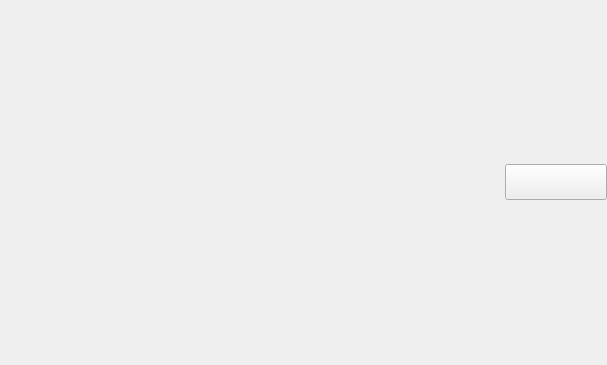
<?xml version="1.0" encoding="UTF-8"?>
<ui version="4.0">
 <class>KwreInfoWidget</class>
 <widget class="QWidget" name="KwreInfoWidget">
  <property name="geometry">
   <rect>
    <x>0</x>
    <y>0</y>
    <width>607</width>
    <height>365</height>
   </rect>
  </property>
  <property name="windowTitle">
   <string>Form</string>
  </property>
  <layout class="QHBoxLayout" name="horizontalLayout">
   <property name="spacing">
    <number>8</number>
   </property>
   <property name="leftMargin">
    <number>0</number>
   </property>
   <property name="topMargin">
    <number>0</number>
   </property>
   <property name="rightMargin">
    <number>0</number>
   </property>
   <property name="bottomMargin">
    <number>0</number>
   </property>
   <item>
    <widget class="CustomLabel" name="mainLabel">
     <property name="sizePolicy">
      <sizepolicy hsizetype="Preferred" vsizetype="Preferred">
       <horstretch>0</horstretch>
       <verstretch>0</verstretch>
      </sizepolicy>
     </property>
     <property name="minimumSize">
      <size>
       <width>0</width>
       <height>0</height>
      </size>
     </property>
     <property name="maximumSize">
      <size>
       <width>16777215</width>
       <height>16777215</height>
      </size>
     </property>
     <property name="text">
      <string/>
     </property>
    </widget>
   </item>
   <item>
    <widget class="CustomPushButton" name="pushButton">
     <property name="sizePolicy">
      <sizepolicy hsizetype="Fixed" vsizetype="Fixed">
       <horstretch>0</horstretch>
       <verstretch>0</verstretch>
      </sizepolicy>
     </property>
     <property name="minimumSize">
      <size>
       <width>102</width>
       <height>36</height>
      </size>
     </property>
     <property name="maximumSize">
      <size>
       <width>102</width>
       <height>36</height>
      </size>
     </property>
     <property name="text">
      <string/>
     </property>
    </widget>
   </item>
  </layout>
 </widget>
 <customwidgets>
  <customwidget>
   <class>CustomPushButton</class>
   <extends>QPushButton</extends>
   <header>custom_push_button.h</header>
  </customwidget>
  <customwidget>
   <class>CustomLabel</class>
   <extends>QLabel</extends>
   <header>custom_label.h</header>
  </customwidget>
 </customwidgets>
 <resources/>
 <connections/>
</ui>
